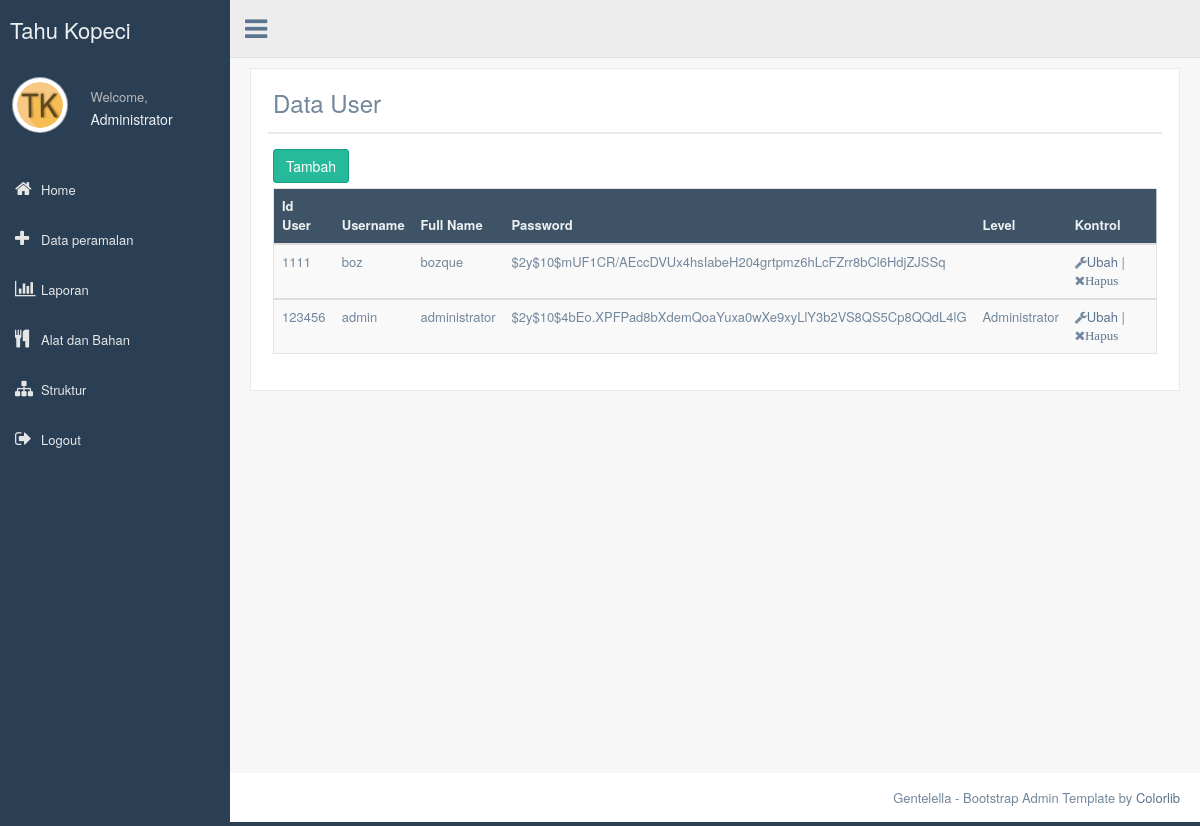
The page /index.php/control_user on the database its author committed.
### tables this page shows
CREATE TABLE `user` (
  `id_user` int(11) NOT NULL,
  `username` varchar(25) NOT NULL,
  `fullname` varchar(50) NOT NULL,
  `password` varchar(255) NOT NULL,
  `level` varchar(25) NOT NULL,
  `date` date NOT NULL
);

### application/controllers/Control_User.php (called while the page is built, shortened)
<?php
	class Control_User extends CI_Controller {
		function __construct()
		{
		   	$this->load->library('form_validation');
		   	$this->load->database();
		   	$this->load->helper(array('url','form'));
		   	$this->load->library('session');
		}
		public function index()
		{
		    $this->load->model('model_user');
		    $data['user'] = $this->model_user->data_user()->result();
		    $this->load->view('admin/user',$data);
		}
	}
?>

### index.php (called while the page is built, shortened)
<?php
require_once BASEPATH.'core/CodeIgniter.php';

### application/models/model_user.php (called while the page is built, shortened)
<?php
	class model_user extends CI_Model
	{
		function data_user()
		{
		   $user = $this->db->get('user');
		   return $user;
		}
	}
 ?>

### application/views/admin/user.php (the view, shortened to what this page needs)
<!DOCTYPE html>
<html lang="en">
  <head>
    <link href="<?php echo base_url();?>asset/css/bootstrap.min.css" rel="stylesheet">
    <link href="<?php echo base_url();?>asset/font-awesome/css/font-awesome.min.css" rel="stylesheet">
    <link href="<?php echo base_url();?>asset/css/custom.min.css" rel="stylesheet">
  </head>
  <body class="nav-md">
    <div class="container body">
      <div class="main_container">
        <?php $this->load->view('admin/nav') ?>
        <div class="right_col" role="main">
          <div class="row">
          <div class="col-md-12 col-sm-12 col-xs-12">
                <div class="x_panel">
                  <div class="x_title">
                    <h3>Data User</h3>
                  </div>
                  <div class="x_content">
                    <?php echo anchor('Control_User/insert_page','Tambah', 'class="btn btn-success"'); ?>
                    <div class="table-responsive">
                      <table class="table table-striped jambo_table bulk_action">
                        <thead>
                          <tr class="headings">
                            <th class='column-title'>Id User</th>
                            <th class='column-title'>Username</th>
                            <th class='column-title'>Full Name</th>
                            <th class='column-title'>Password</th>
                            <th class='column-title'>Level</th>
                            <th class='column-title'>Kontrol</th>
                          </tr>
                        </thead>
                        <?php
                        foreach ($user as $a)
            {
                        ?>
                        <tbody>
                          <tr class="odd pointer">
                            <td class="a-center ">
                              <?php echo  $a->id_user ; ?>
                            </td>
                            <td class=" "><?php echo  $a->username ; ?></td>
                            <td class=" "><?php echo  $a->fullname ; ?></td>
                            <td class=" "><?php echo  $a->password ; ?></td>
                            <td class="a-right a-right "><?php echo  $a->level ; ?></td>
                            <td class=" last"><i class="fa fa-wrench"></i><?php echo anchor('Control_user/edit_page/'.$a->id_user,'Ubah'); ?> | <i class="fa fa-close"><?php $js = 'onClick="return konfirmasi()"'; echo anchor('Control_User/delete/'.$a->id_user,'Hapus', $js); ?>
                            </td>
                          </tr>
                        </tbody>
                        <?php
                      }
                        ?>
                      </table>
                    </div>
                  </div>
                </div>
              </div>
          </div>
        </div>
        <footer>
          <div class="pull-right">
            Gentelella - Bootstrap Admin Template by <a href="https://colorlib.com">Colorlib</a>
          </div>
          <div class="clearfix"></div>
        </footer>
      </div>
    </div>
  </body>
</html>

### application/views/admin/nav.php (shortened to what this page needs)
<div class="col-md-3 left_col">
        <div class="left_col scroll-view">
          <div class="navbar nav_title" style="border: 0;">
            <a href="index.html" class="site_title"> <span>Tahu Kopeci</span></a>
          </div>
          <div class="profile clearfix">
            <div class="profile_pic">
              <img src="<?php echo base_url();?>asset/img/logo.png" alt="..." class="img-circle profile_img">
            </div>
            <div class="profile_info">
              <span>Welcome,</span>
              <h2>Administrator</h2>
            </div>
          </div>
          <br />
          <div id="sidebar-menu" class="main_menu_side hidden-print main_menu">
            <div class="menu_section">
              <ul class="nav side-menu">
                <li>
                  <a href = "<?php echo base_url();?>Control_bahanbaku/"><i class="fa fa-home"></i>Home</span></a>
                </li>
                <li>
                  <a href = "<?php echo base_url();?>Control_bahanbaku/peramalan_page"><i class="fa fa-plus"></i>Data peramalan</span></a>
                </li>
                <li>
                  <a href = "<?php echo base_url();?>Control_bahanbaku/laporan_page"><i class="fa fa-bar-chart"></i>Laporan</span></a>
                </li>
                <li>
                  <a href = "<?php echo base_url();?>Control_bahanbaku/alat_bahan_page"><i class="fa fa-cutlery"></i>Alat dan Bahan</span></a>
                </li>
                <li>
                  <a href = "<?php echo base_url();?>Control_bahanbaku/struktur_page"><i class="fa fa-sitemap"></i>Struktur</span></a>
                </li>
                <li>
                  <a href="<?php echo base_url();?>Control_bahanbaku/logout"><i class="fa fa-sign-out"></i><span>Logout</span></a>
                </li>
               </ul>
            </div>
          </div>
        </div>
      </div>
      <div class="top_nav">
        <div class="nav_menu">
          <nav>
          <div class="nav toggle">
              <a id="menu_toggle"><i class="fa fa-bars"></i></a>
            </div>
            <ul class="nav navbar-nav navbar-right">
              <li class="">
                <a href="#" >
                </a>
              </li>
            </ul>
          </nav>
        </div>
      </div>

### rows shown on the page
user: id_user "1111", username "boz", fullname "bozque", password "$2y$10$mUF1CR/AEccDVUx4hsIabeH204grtpmz6hLcFZrr8bCl6HdjZJSSq", id_user "Ubah", id_user "Hapus"
user: id_user "123456", username "admin", fullname "administrator", password "$2y$10$4bEo.XPFPad8bXdemQoaYuxa0wXe9xyLlY3b2VS8QS5Cp8QQdL4lG", level "Administrator", id_user "Ubah", id_user "Hapus"

### other values the page prints
anchor('Control_User/insert_page','Tambah', 'class="btn btn-success"') "Tambah"
